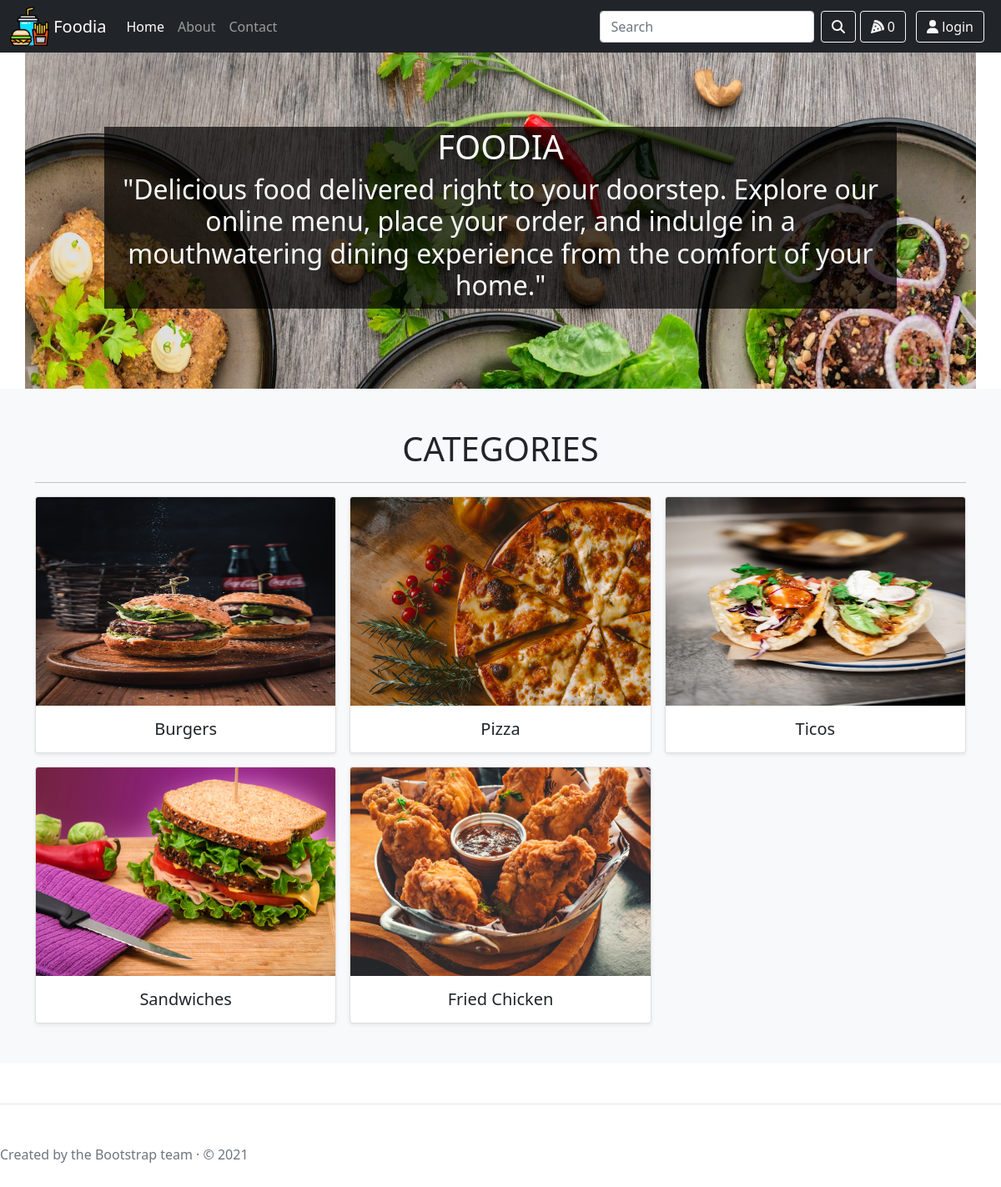
/foodStuff/, run on the app's committed database.
### foodStuff/models.py (models this page shows, shortened)
class FoodCategory(BaseModel):
    categoryName = models.CharField(max_length=100)
    categoryImage = models.ImageField(upload_to="Category")

### foodStuff/views.py (the view)
# urls.py: path('',views.index,name="homeFoodStuff"),
def index(request):
    allData = FoodCategory.objects.all()
    return render(request,"foodStuff/index.html",{'foodProduct':allData} )

### account/context_processors.py (called while the page is built)
def profileData(request):
    if request.user.is_authenticated:
        userId = User.objects.get(id=request.user.id)
        custom_data = {
        'userName':userId.username,
        }
        return custom_data
    return {}

### template/foodStuff/index.html (shortened to what this page needs)
{% extends 'base.html' %}
{% block body %}
<main>
    <section class="py-5 text-center container" style="background-image: url('../static/img/food_unsplash.jpg');background-size: 100% 220%;">
      <div class="row py-lg-5">
        <div class="col-lg-10 col-md-10 mx-auto" style="background-color:rgba(0, 0, 0, 0.7);">
          <h1 class="text-light">FOODIA</h1>
          <h2 class="text-light">"Delicious food delivered right to your doorstep. Explore our online menu, place your order, and indulge in a mouthwatering dining experience from the comfort of your home."</h2>
        </div>
      </div>
    </section>
    <div class="album py-5 bg-light">
      <div class="container">
  <h1 class="text-center">CATEGORIES</h1>
  <hr>
        <div class="row row-cols-1 row-cols-sm-2 row-cols-md-3 g-3">
          {% if foodProduct %}
          {% for product in foodProduct  %}
          <a href="/foodStuff/productFoodStuff/{{product.uid}}" class="text-dark" style="text-decoration: none;">
          <div class="col">
            <div class="card shadow-sm">
              <img class="bd-placeholder-img card-img-top" width="100%" height="250px" src="/media/{{product.categoryImage}}">
              <div class="card-body">
                <h5 class="card-text text-center">{{product.categoryName}}</5>
              </div>
            </div>
          </div></a>
          {% endfor %}
          {% endif %}
        </div>
      </div>
    </div>
  </main>
{% endblock body %}

### template/base.html (shortened to what this page needs)
{% load static %}
<!DOCTYPE html>
<html lang="en">
<head>
<link href="{% static 'css/bootstrap.css' %}" rel="stylesheet">
<link href="{% static 'css/all.min.css' %}" rel="stylesheet">
</head>
<body>
        <nav class="navbar navbar-expand-md navbar-dark fixed-top bg-dark">
            <div class="container-fluid"><img src="{% static 'img/fast-food.png' %}" class="img-fluid" width="4%" height="4%">
              <a class="navbar-brand" href="/foodStuff">&nbsp;Foodia</a>
              <div class="collapse navbar-collapse" id="navbarCollapse">
                <ul class="navbar-nav me-auto mb-2 mb-md-0">
                  <li class="nav-item">
                    <a class="nav-link active" aria-current="page" href="/foodStuff">Home</a>
                  </li>
                  <li class="nav-item">
                    <a class="nav-link" href="/foodStuff/about">About</a>
                  </li>
                  <li class="nav-item">
                    <a class="nav-link" href="/foodStuff/contact">Contact</a>
                  </li>
                </ul>
                <form class="d-flex" method="get" action="{% url 'foodSearch' %}">
                    <input class="form-control me-2" type="search" name="foodProductSearch" placeholder="Search" aria-label="Search" required>
                    <button class="btn btn-outline-light"  type="submit"  ><i class="fas fa-search"></i></button>
                  </form>
                  <button class="btn btn-outline-light" onclick="window.location.href='/foodStuff/foodCart'">
                    <span class="fas fa-pizza-slice">
                  </span>
                  {% if request.session.quantity %}
                  {{request.session.quantity}}
                    {% else %}
                    0
                  {% endif %}
                  </button>
                  <span class="nav-item px-2 dropdown">
                    {% if userName %}
                    <button class="btn btn-outline-light btn-mdbtn-md dropdown-toggle" href="#" id="dropdown01" data-bs-toggle="dropdown" aria-expanded="false"><span class="fa fa-user"></span> {{userName}}</button>
                      <ul class="dropdown-menu" aria-labelledby="dropdown01">
                        <li><a class="dropdown-item" href="{% url 'userProfile' %}">Profile</a></li>
                      <li><a class="dropdown-item" href="#">Logout</a></li>
                      {% else %}
                    <button class="btn btn-outline-light"><i class="fa fa-user"></i> login</button>
                  {% endif %}
                    </ul></span>
              </div>
            </div>
          </nav>
    {% block body %}{% endblock body %}
            <footer class="pt-5 my-5 text-muted border-top">
                Created by the Bootstrap team &middot; &copy; 2021
            </footer>
    </body>
</html>

### template/base.html (style rules this page uses)
body { padding-top: 3.5rem; }
.bd-placeholder-img { font-size: 1.125rem; text-anchor: middle; -webkit-user-select: none; -moz-user-select: none; user-select: none; }

### data on the page
FoodCategory: categoryImage (picture), categoryName "Burgers"
FoodCategory: categoryImage (picture), categoryName "Pizza"
FoodCategory: categoryImage (picture), categoryName "Ticos"
FoodCategory: categoryImage (picture), categoryName "Sandwiches"
FoodCategory: categoryImage (picture), categoryName "Fried Chicken"
